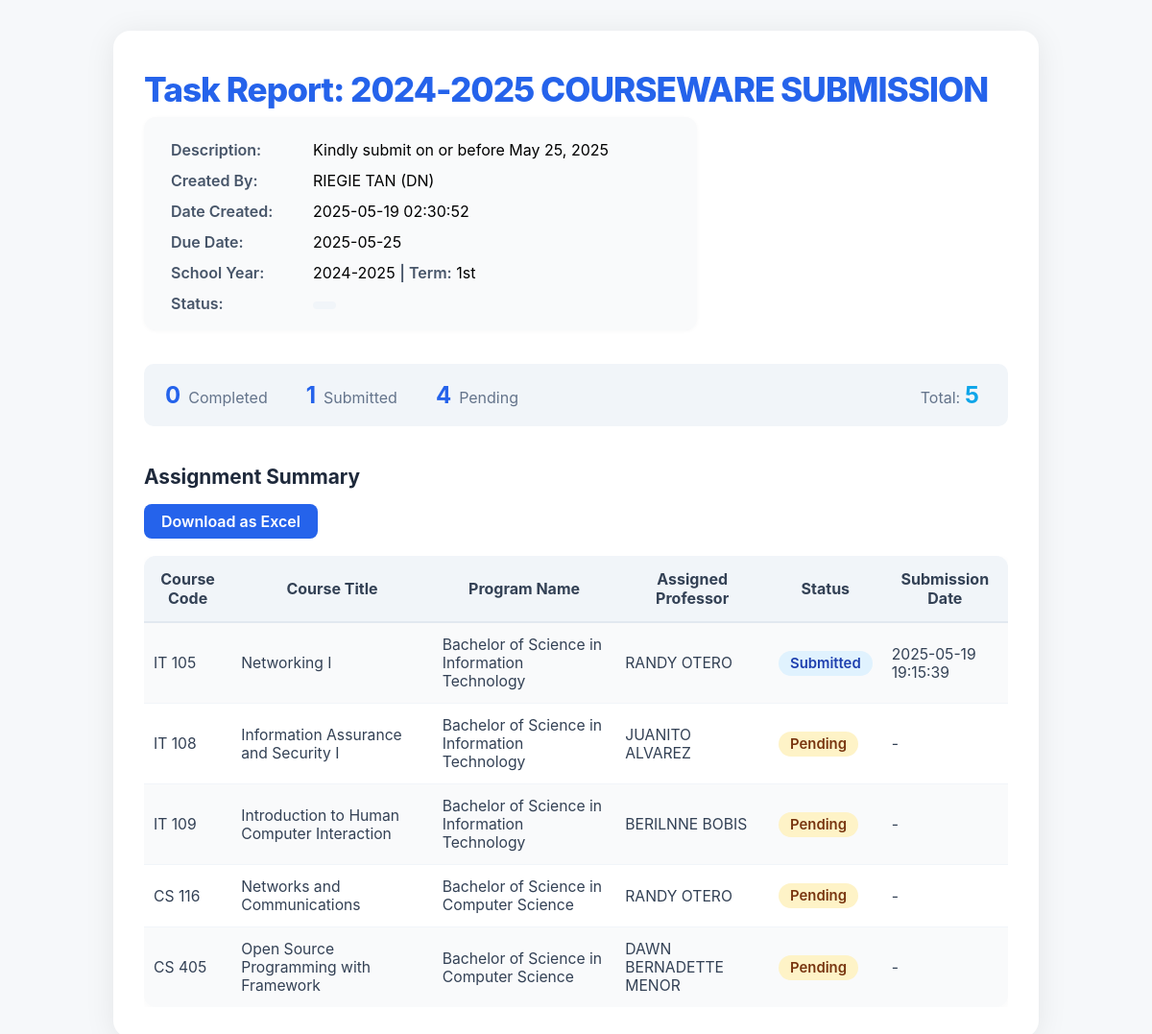
The app's page /main/task/generate_task_report.php?task_id=10 (signed in) with its own data.
### tables this page shows
CREATE TABLE `tasks` (
  `TaskID` int(11) NOT NULL AUTO_INCREMENT,
  `Title` varchar(255) NOT NULL,
  `Description` text DEFAULT NULL,
  `CreatedBy` int(11) DEFAULT NULL,
  `FacultyID` int(11) DEFAULT NULL,
  `DueDate` date DEFAULT NULL,
  `Status` enum('Pending','In Progress','Completed') DEFAULT 'Pending',
  `SchoolYear` varchar(30) NOT NULL,
  `Term` varchar(30) NOT NULL,
  `CreatedAt` datetime DEFAULT current_timestamp(),
  PRIMARY KEY (`TaskID`),
  KEY `CreatedBy` (`CreatedBy`),
  KEY `FacultyID` (`FacultyID`),
  CONSTRAINT `tasks_ibfk_1` FOREIGN KEY (`CreatedBy`) REFERENCES `personnel` (`PersonnelID`),
  CONSTRAINT `tasks_ibfk_2` FOREIGN KEY (`FacultyID`) REFERENCES `faculties` (`FacultyID`)
);

CREATE TABLE `personnel` (
  `PersonnelID` int(11) NOT NULL AUTO_INCREMENT,
  `FirstName` varchar(50) NOT NULL,
  `LastName` varchar(50) NOT NULL,
  `Gender` enum('Male','Female','Other') DEFAULT NULL,
  `Role` varchar(10) DEFAULT NULL,
  `FacultyID` int(11) DEFAULT NULL,
  `AccountID` int(11) DEFAULT NULL,
  PRIMARY KEY (`PersonnelID`),
  KEY `FacultyID` (`FacultyID`),
  KEY `AccountID` (`AccountID`),
  CONSTRAINT `personnel_ibfk_1` FOREIGN KEY (`FacultyID`) REFERENCES `faculties` (`FacultyID`),
  CONSTRAINT `personnel_ibfk_2` FOREIGN KEY (`AccountID`) REFERENCES `accounts` (`AccountID`) ON DELETE SET NULL ON UPDATE CASCADE
);

### main/task/generate_task_report.php (the view, shortened to what this page needs)
<?php
$conn = new mysqli("localhost", "root", "", "cms");
$taskId = isset($_GET['task_id']) ? intval($_GET['task_id']) : 0;
$taskSql = "SELECT t.*, CONCAT(p.FirstName, ' ', p.LastName) as CreatorName, p.Role as CreatorRole
            FROM tasks t
            LEFT JOIN personnel p ON t.CreatedBy = p.PersonnelID
            WHERE t.TaskID = ?";
$stmt = $conn->prepare($taskSql);
$stmt->bind_param("i", $taskId);
$stmt->execute();
$taskResult = $stmt->get_result();
$task = $taskResult->fetch_assoc();
$assignments = [];
$assignSql = "SELECT ta.*, c.Title as CourseTitle, p.ProgramName,
                     CONCAT(per.FirstName, ' ', per.LastName) as AssignedTo,
                     per.Role as ProfessorRole,
                     ta.SubmissionDate,
                     ta.RevisionReason
              FROM task_assignments ta
              JOIN courses c ON ta.CourseCode = c.CourseCode
              JOIN programs p ON ta.ProgramID = p.ProgramID
              LEFT JOIN program_courses pc ON ta.CourseCode = pc.CourseCode AND ta.ProgramID = pc.ProgramID
              LEFT JOIN personnel per ON pc.PersonnelID = per.PersonnelID
              WHERE ta.TaskID = ?";
$assignStmt = $conn->prepare($assignSql);
$assignStmt->bind_param("i", $taskId);
$assignStmt->execute();
$assignResult = $assignStmt->get_result();
while ($row = $assignResult->fetch_assoc()) $assignments[] = $row;
$total = count($assignments);
$completed = 0;
$pending = 0;
$submitted = 0;
foreach ($assignments as $a) {
    if ($a['Status'] === 'Completed') $completed++;
    elseif ($a['Status'] === 'Submitted') $submitted++;
    else $pending++;
}
function statusBadge($status) {
    $map = [
        'Completed' => ['#22c55e', '#dcfce7', '#166534', 'Completed'],
        'Submitted' => ['#3b82f6', '#e0f2fe', '#1e40af', 'Submitted'],
        'Pending'   => ['#f59e0b', '#fef3c7', '#78350f', 'Pending'],
    ];
    $s = $map[$status] ?? ['#64748b', '#f1f5f9', '#334155', $status];
    return "<span style='background:{$s[1]};color:{$s[2]};padding:4px 12px;border-radius:999px;font-size:0.95em;font-weight:600;display:inline-block;'>{$s[3]}</span>";
}
?>
<!DOCTYPE html>
<html>
<head>
</head>
<body>
    <div class="report-container">
        <div style="display:flex;align-items:center;justify-content:space-between;">
            <div class="report-title">Task Report: <?= htmlspecialchars($task['Title']) ?></div>
        </div>
        <div class="meta" style="background:#f9fafb;border-radius:12px;padding:24px 28px 18px 28px;box-shadow:0 1px 4px 0 rgba(0,0,0,0.03);margin-bottom:2.2rem;max-width:520px;">
            <div style="display:grid;grid-template-columns:130px 1fr;row-gap:12px;column-gap:18px;align-items:center;">
                <div class="meta-label">Description:</div>
                <div><?= htmlspecialchars($task['Description']) ?></div>
                <div class="meta-label">Created By:</div>
                <div><?= htmlspecialchars($task['CreatorName']) ?> (<?= htmlspecialchars($task['CreatorRole']) ?>)</div>
                <div class="meta-label">Date Created:</div>
                <div><?= htmlspecialchars($task['CreatedAt']) ?></div>
                <div class="meta-label">Due Date:</div>
                <div><?= htmlspecialchars($task['DueDate']) ?></div>
                <div class="meta-label">School Year:</div>
                <div><?= htmlspecialchars($task['SchoolYear']) ?> <span class="meta-label">| Term:</span> <?= htmlspecialchars($task['Term']) ?></div>
                <div class="meta-label">Status:</div>
                <div><?= statusBadge($task['Status']) ?></div>
            </div>
        </div>
        <div class="summary-box">
            <div><span class="summary-metric"><?= $completed ?></span><span class="summary-label">Completed</span></div>
            <div><span class="summary-metric"><?= $submitted ?></span><span class="summary-label">Submitted</span></div>
            <div><span class="summary-metric"><?= $pending ?></span><span class="summary-label">Pending</span></div>
            <div style="margin-left:auto;"><span class="summary-label">Total:</span> <span class="summary-metric" style="color:#0ea5e9;"><?= $total ?></span></div>
        </div>
        <div class="section-title">Assignment Summary</div>
        <a href="generate_task_report.php?task_id=<?= $taskId ?>&export=excel"
           style="display:inline-block;margin-bottom:18px;padding:8px 18px;background:#2563eb;color:#fff;border-radius:8px;font-weight:600;text-decoration:none;"
           download>
           Download as Excel
        </a>
        <div style="overflow-x:auto;">
        <table class="assignment-table">
            <tr>
                <th>Course Code</th>
                <th>Course Title</th>
                <th>Program Name</th>
                <th>Assigned Professor</th>
                <th>Status</th>
                <th>Submission Date</th>
            </tr>
            <?php foreach ($assignments as $a): ?>
            <tr>
                <td><?= htmlspecialchars($a['CourseCode']) ?></td>
                <td><?= htmlspecialchars($a['CourseTitle']) ?></td>
                <td><?= htmlspecialchars($a['ProgramName']) ?></td>
                <td><?= htmlspecialchars($a['AssignedTo']) ?: '<span style="color:red;">Unassigned</span>' ?></td>
                <td><?= statusBadge($a['Status']) ?></td>
                <td><?= $a['SubmissionDate'] ? htmlspecialchars($a['SubmissionDate']) : '-' ?></td>
            </tr>
            <?php endforeach; ?>
        </table>
        </div>
    </div>
</body>
</html>

### main/task/generate_task_report.php (style rules this page uses)
body { font-family: 'Inter', 'Segoe UI', Arial, sans-serif; background: #f6f8fa; margin: 0; padding: 0; }
.report-container { background: #fff; max-width: 900px; margin: 32px auto; border-radius: 18px; box-shadow: 0 4px 32px 0 rgba(0,0,0,0.08); padding: 40px 32px 32px 32px; }
.report-title { font-size: 2.2rem; font-weight: 800; color: #2563eb; margin-bottom: 0.5rem; letter-spacing: -1px; }
.section-title { font-size: 1.3rem; font-weight: 700; color: #1e293b; margin-top: 2.5rem; margin-bottom: 1rem; }
.meta { margin-bottom: 1.5rem; }
.meta-label { font-weight: 600; color: #475569; }
.summary-box { background: #f1f5f9; border-radius: 10px; padding: 18px 22px; margin: 1.5rem 0 2.5rem 0; font-size: 1.08rem; color: #334155; display: flex; align-items: center; gap: 2.5rem; }
.summary-metric { font-size: 1.5rem; font-weight: 700; color: #2563eb; margin-right: 0.5rem; }
.summary-label { color: #64748b; font-size: 1rem; }
.assignment-table { width: 100%; border-collapse: separate; border-spacing: 0; background: #fff; border-radius: 12px; overflow: hidden; box-shadow: 0 2px 8px 0 rgba(0,0,0,0.03); }
.assignment-table th { background: #f1f5f9; color: #334155; font-weight: 700; padding: 14px 10px; font-size: 1rem; border-bottom: 2px solid #e2e8f0; }
.assignment-table td { padding: 13px 10px; font-size: 0.98rem; color: #334155; border-bottom: 1px solid #f1f5f9; }
.assignment-table tr:nth-child(even) td { background: #f9fafb; }
.assignment-table tr:last-child td { border-bottom: none; }

### records on screen
tasks: Title "2024-2025 COURSEWARE SUBMISSION", Description "Kindly submit on or before May 25, 2025", CreatedBy.Role "DN", CreatedAt "2025-05-19 02:30:52", DueDate "2025-05-25", SchoolYear "2024-2025", Term "1st"

### other values on screen
$task['CreatorName'] "RIEGIE TAN"
$completed "0"
$submitted "1"
$pending "4"
$total "5"
$a['CourseCode'] "IT 105"
$a['CourseTitle'] "Networking I"
$a['ProgramName'] "Bachelor of Science in Information Technology"
$s[3] "Submitted"
$a['SubmissionDate'] "2025-05-19 19:15:39"
$a['CourseCode'] "IT 108"
$a['CourseTitle'] "Information Assurance and Security I"
$s[3] "Pending"
$a['CourseCode'] "IT 109"
$a['CourseTitle'] "Introduction to Human Computer Interaction"
